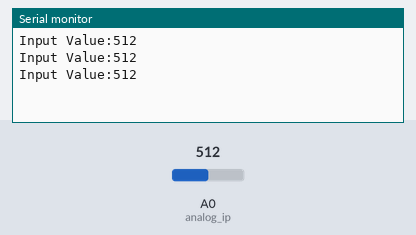
A sketch run on a simulated Arduino Uno, built with avr-gcc and run on an emulated ATmega328P. Parts: the last lines printed to the serial monitor. The inputs (shaded band) are chosen by the test bench; at power-on: A0 (analog_ip) = 512.

Above: at 1.3 s.
1.4 s: A0 (analog_ip) set to 716
At 1.9 s:
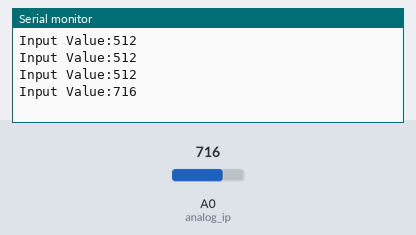
2.9 s: A0 (analog_ip) set to 900
At 3.4 s:
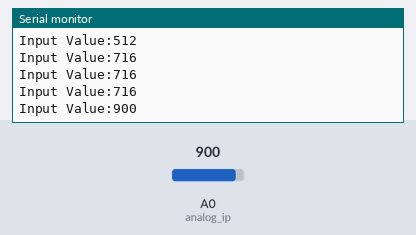
Timing chart, 0 to 5.9 s (numbered marks = the images above; inputs shaded):
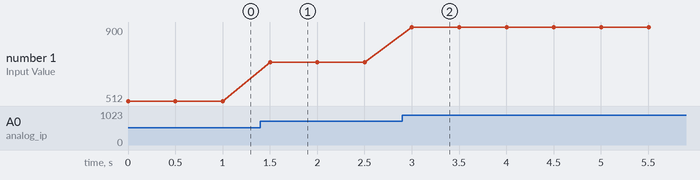

The sketch:

Hardware11.ino
```cpp
int analog_ip = A0;
int inputVal = 0;


void setup() {
  Serial.begin(9600);
}

void loop(){
    inputVal = analogRead(analog_ip);

        Serial.print("Input Value:");
        Serial.print(inputVal);
        Serial.print("\n");
        delay(500);


}
```

Measured:
- after the input at 1.4 s, the serial monitor: prints a new line after 0.10 s (image 1)
- after the input at 2.9 s, the serial monitor: prints a new line after 0.10 s (image 2)
- plotted number 1: 512 → 716 after the input at 1.4 s, 716 → 900 after the input at 2.9 s
